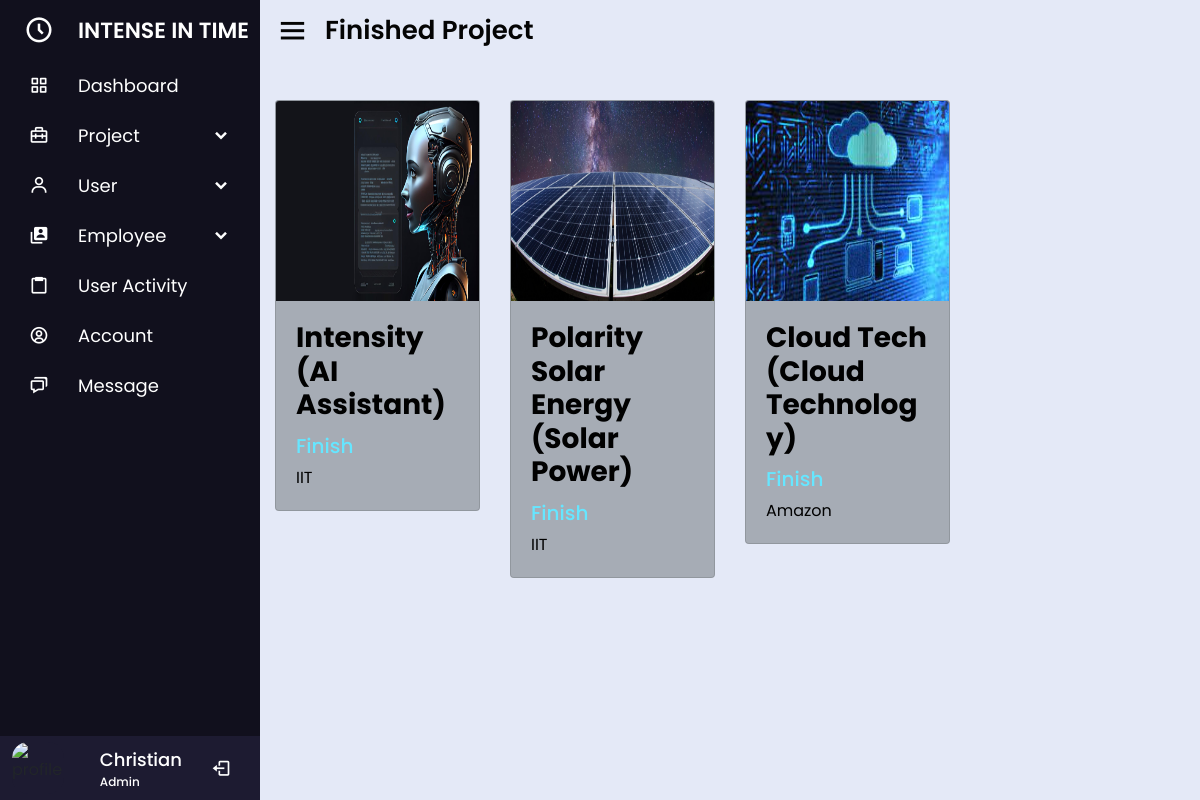
Screenshot of /functions/projectFunction/finishProject.php with the database file from the repository.
### tables this page shows
CREATE TABLE `project` (
  `projectid` int(25) NOT NULL,
  `projectname` varchar(50) NOT NULL,
  `projectdescription` varchar(150) NOT NULL,
  `status` varchar(25) NOT NULL,
  `client` varchar(25) NOT NULL,
  `budget` varchar(25) NOT NULL,
  `projectimage` blob NOT NULL
);

### functions/projectFunction/finishProject.php (the view, shortened to what this page needs)
<?php
            $basePath = $_SERVER['DOCUMENT_ROOT'];
            include $basePath . "/COMPANY/SideBar/adminSidebar.php";
?>
<section class="home-section">
    <div class="home-content">
        <i class='bx bx-menu'></i>
        <span class="text">Finished Project</span>
    </div>
    <div class="main-content">
        <?php
include 'connect.php';
?>
<div class="container py-3">
    <div class="row mt-6">
        <?php
        $query = "SELECT * FROM project WHERE status = 'Finish'";
        $query_run = mysqli_query($con, $query);
        $check_faculty = mysqli_num_rows($query_run) > 0;
        if ($check_faculty) {
            while ($row = mysqli_fetch_array($query_run)) {
                $projectid = $row['projectid'];
                ?>
               <div class="col-md-3 mt-4">
                    <a href="projectInfo.php?projectid=<?php echo $projectid; ?>">
                        <div class="card">
                            <img src="<?php echo $row['projectimage']; ?>" class="card-img-top" width="200px" height="200px" alt="Project images">
                            <div class="card-body">
                                <h3 class="card-title"><?php echo $row['projectname']; ?></h3>
                                <h5 class="card-title1" style="color: <?php echo getStatusColor($row['status']); ?>"><?php echo $row['status']; ?></h5>
                                <p class="card-text">
                                    <?php echo $row['client']; ?>
                                </p>
                            </div>
                        </div>
                    </a>
                </div>
                <?php
            }
        } else {
            echo "No records found";
        }
        function getStatusColor($status) {
            switch ($status) {
                case 'Finish':
                    return '#66E6FF';
            }
        }
        ?>
    </div>
</div>
</section>
</body>
</html>

### css/sidebar.css (style rules this page uses)
* { margin: 0; padding: 0; box-sizing: border-box; font-family: 'Open Sans', sans-serif; }
.home-section { position: relative; background: #E4E9F7; overflow: auto; height: 100vh; left: 260px; width: calc(100% - 260px); transition: all 0.5s ease; }
.home-section .home-content { height: 60px; display: flex; align-items: center; }
.home-section .home-content .bx-menu, .home-section .home-content .text { color: #040404; font-size: 35px; }
.home-section .home-content .bx-menu { margin: 0 15px; cursor: pointer; }
.home-section .home-content .text { font-size: 26px; font-weight: 600; }

### css/user.css (style rules this page uses)
* { margin: 0; padding: 0; }

### css/project.css (style rules this page uses)
.card { margin-bottom: 20px; transition: 0.3s ease-in-out; background-color: rgb(166, 172, 181); }
.card-title { font-weight: bold; }
a { text-decoration: none; color: #010101; }

### css/projectinfos.css (style rules this page uses)
* { margin: 0; padding: 0; font-family: 'Poppins', sans-serif; }

### css/projectchat.css (style rules this page uses)
::placeholder { color: #fff; }

### rows the page displays
project: projectimage (picture), projectname "Intensity (AI Assistant)", status "Finish", client "IIT"
project: projectimage (picture), projectname "Polarity Solar Energy (Solar Power)", status "Finish", client "IIT"
project: projectimage (picture), projectname "Cloud Tech (Cloud Technology)", status "Finish", client "Amazon"
